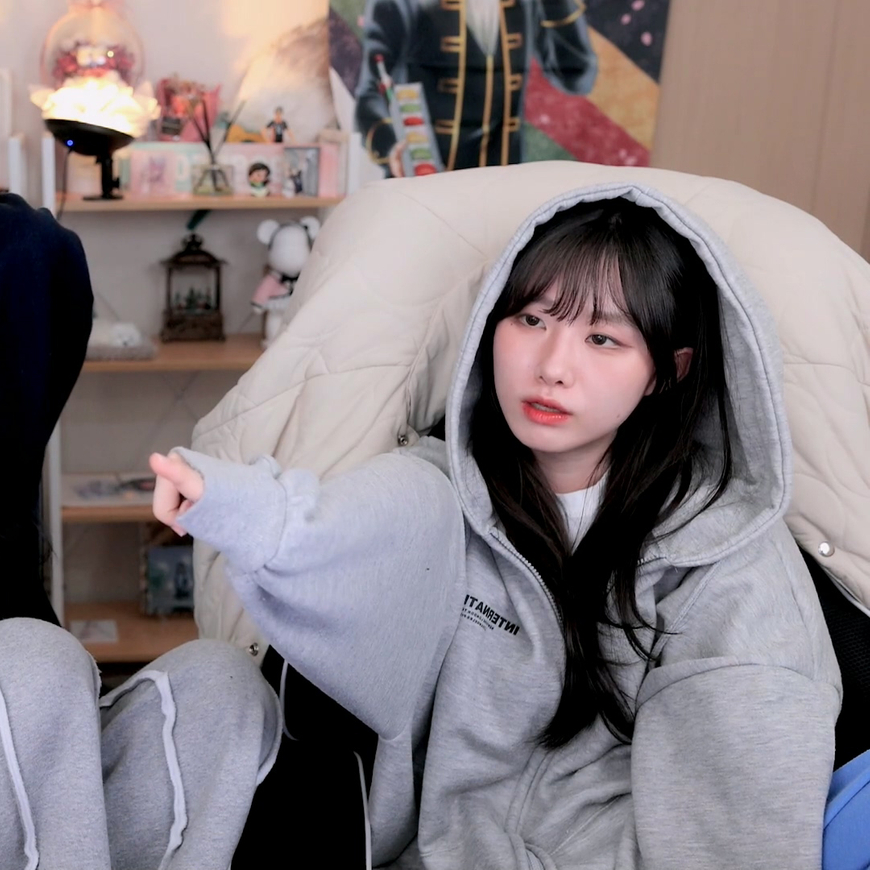
#> input picture ch02/file.bmp, 870 x 870 px
$ python time_check.py
#> lines starting #> are read from the running program, lines starting #| are printed output that depends on the picture
import sys
import time
import numpy as np
import cv2


img = cv2.imread('file.bmp')
#> img is the input picture: shape (870, 870, 3); mean B, G, R 127.3, 123.2, 132.5

tm = cv2.TickMeter()

tm.reset()
tm.start()
t1 = time.time()

edge = cv2.Canny(img, 50, 150)
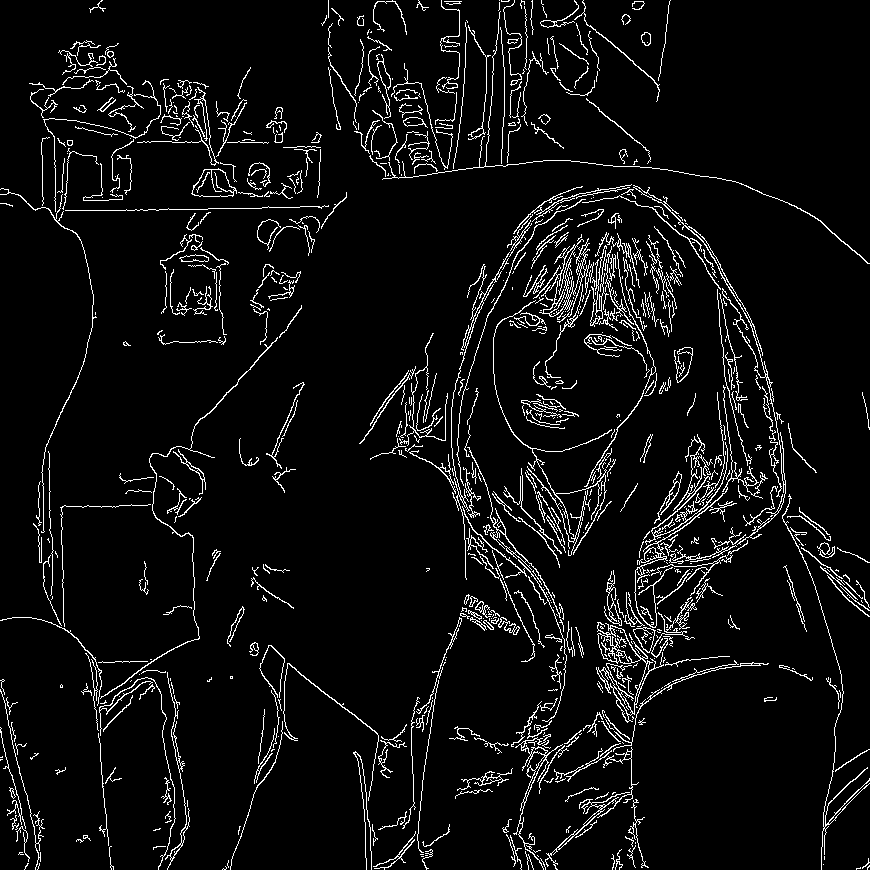
#> edge: shape (870, 870); 5.8% white in thin lines or dots

tm.stop()
ms = tm.getTimeMilli()
t2 = time.time()

exec_time = t2 - t1

print('time:', (time.time() - t1) * 1000)
print('Elapsed time: {}ms.'.format(tm.getTimeMilli()))

$ run again, with ch02/field.bmp copied over ch02/file.bmp
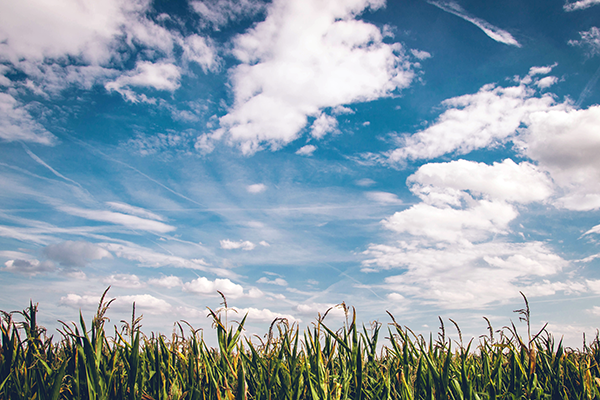
#> input picture ch02/field.bmp, 600 x 400 px
#> img is the input picture: shape (400, 600, 3); mean B, G, R 173.2, 160.3, 141.8
#> `edge = cv2.Canny(img, 50, 150)`:
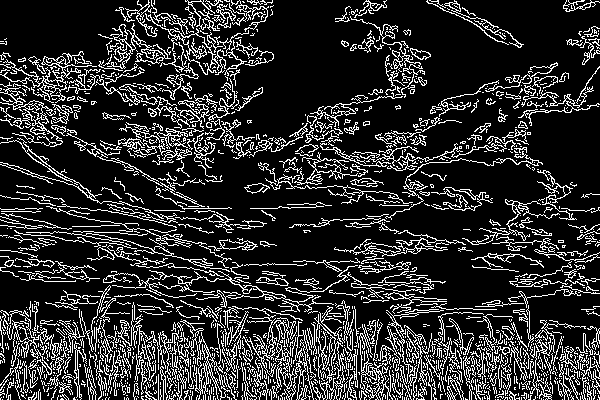
#> edge: shape (400, 600); 18.1% white in thin lines or dots
